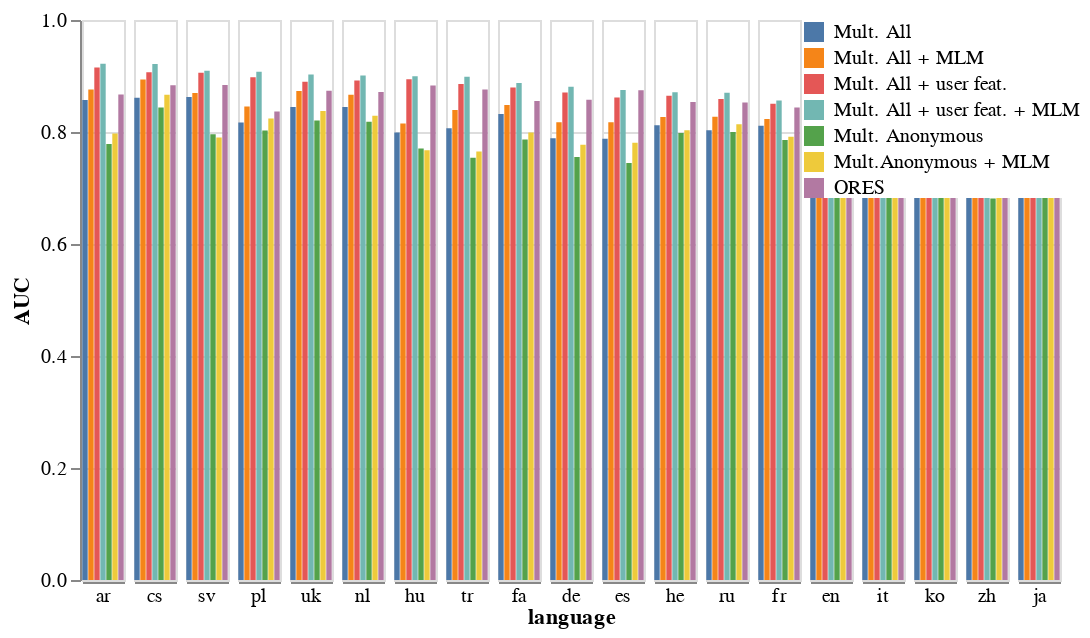

Here is the notebook cell this chart was saved with:
### Code cell
import altair as alt

axisY = alt.Axis(
    gridDash = [0,2,0], 
    grid=False,  
    ticks=False,
    labels=False,
)
metrics["language_code"] = metrics["wiki_db"].apply(lambda x: x[:2])
bars = alt.Chart(metrics).mark_bar().encode(
    x=alt.X('model:O', axis=axisY, title=""),
    y=alt.Y('metric:Q', scale=alt.Scale(zero=False), title="AUC"),
    color=alt.Color('model:N',legend=alt.Legend(
        orient='none',
        title=None,
        legendX=360, legendY=0, fillColor="white", columns=1,
        direction='vertical',
        titleAnchor='middle', )),
    column=alt.Column('language_code:N', title="language", spacing=3, 
                      header=alt.Header(labelAngle=360, labelAlign="center", labelPadding = -304, titlePadding=-315), 
                      sort=alt.EncodingSortField('metric', op='max', order='descending'))
).properties(
    width=21,
    height=280
)
bars

### Figure 1 — Vega-Lite specification as saved in the notebook (floating-point values rounded to 4 significant figures; data arrays with more than 128 entries replaced by an {"elided": "..."} marker saying what was removed)
{"config": {"view": {"continuousWidth": 400, "continuousHeight": 300}}, "data": {"name": "data-8c88f3725304ac3ab0948a640919173e"}, "mark": "bar", "encoding": {"color": {"field": "model", "legend": {"columns": 1, "direction": "vertical", "fillColor": "white", "legendX": 360, "legendY": 0, "orient": "none", "title": null, "titleAnchor": "middle"}, "type": "nominal"}, "column": {"field": "language_code", "header": {"labelAlign": "center", "labelAngle": 360, "labelPadding": -304, "titlePadding": -315}, "sort": {"field": "metric", "op": "max", "order": "descending"}, "spacing": 3, "title": "language", "type": "nominal"}, "x": {"axis": {"grid": false, "gridDash": [0, 2, 0], "labels": false, "ticks": false}, "field": "model", "title": "", "type": "ordinal"}, "y": {"field": "metric", "scale": {"zero": false}, "title": "AUC", "type": "quantitative"}}, "height": 280, "width": 21, "$schema": "https://vega.github.io/schema/vega-lite/v4.17.0.json", "datasets": {"data-8c88f3725304ac3ab0948a640919173e": {"elided": "133 records"}}}
